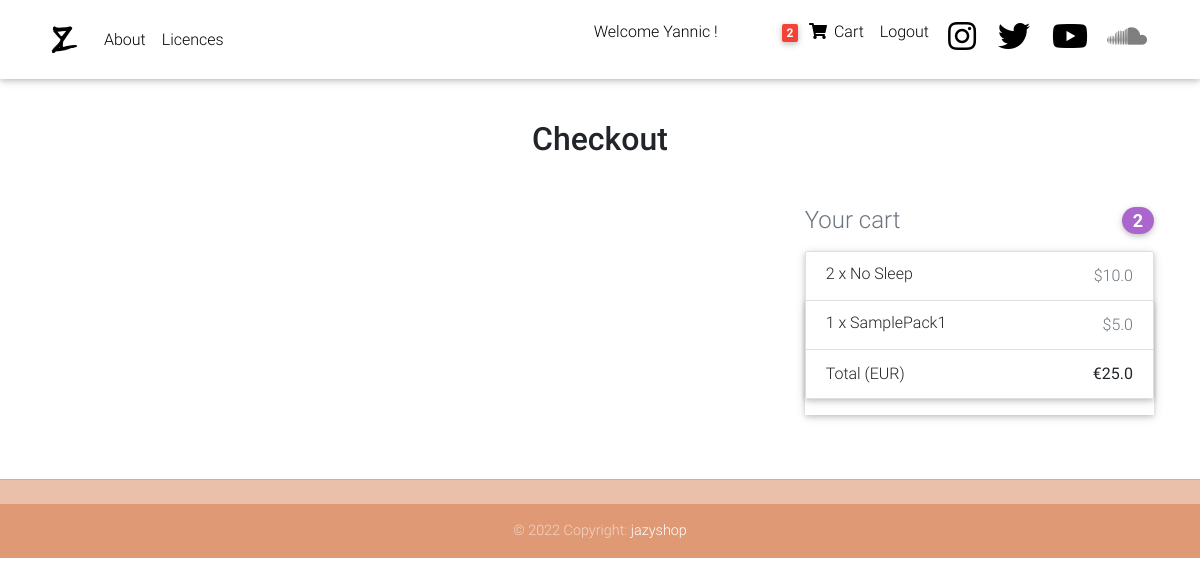
/checkout/ (signed in), run on an earlier commit of the app's database.
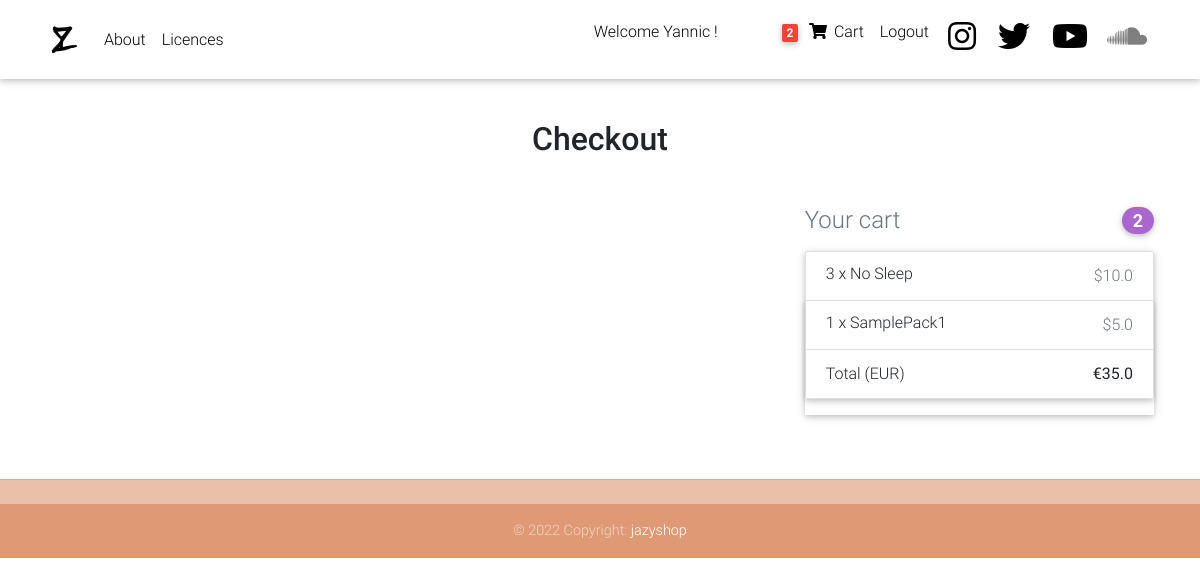
And on a later commit of the database.
### main/models.py (models this page shows, shortened)
class OrderItem(models.Model):
    user = models.ForeignKey(settings.AUTH_USER_MODEL,on_delete=models.CASCADE)
    ordered = models.BooleanField(default=False)
    item = models.ForeignKey(Item, on_delete=models.CASCADE)
    quantity = models.IntegerField(default=1)
    def get_total_item_price(self):
        return self.quantity*self.item.price
    def get_final_price(self):
        if self.item.discount_price:
            return self.get_total_discount_price()
        return self.get_total_item_price()

class Order(models.Model):
    user = models.ForeignKey(settings.AUTH_USER_MODEL,on_delete=models.CASCADE)
    items = models.ManyToManyField(OrderItem)
    start_date = models.DateTimeField(auto_now_add=True)
    ordered_date = models.DateTimeField()
    ordered = models.BooleanField(default=False)
    billing_address = models.ForeignKey("BillingAddress", on_delete=models.SET_NULL,blank=True,null=True)
    payment = models.ForeignKey("Payment",on_delete=models.SET_NULL,blank=True,null=True)
    def get_total(self):
        total = 0
        for order_item in self.items.all():
            total += order_item.get_final_price()
        return total

class Item(models.Model):
    title = models.CharField(max_length=100)
    price = models.FloatField()
    discount_price = models.FloatField(blank=True, null=True)
    description = models.TextField(blank=True, null=True)
    slug = models.SlugField(default="",blank = True, null=False, db_index=True)

### main/views.py (the view, shortened to what this page needs)
# urls.py: path("checkout/",CheckoutView.as_view(),name="checkout"),
class CheckoutView(View):
    def get(self,*args,**kwargs):
        try:
            order = Order.objects.get(user=self.request.user, ordered=False)
            form = CheckoutForm()
            context = {
                "form":form,
                "objects":order,
            }
            return render(self.request,"main/checkout-page.html",context)
        except ObjectDoesNotExist:
            messages.error(self.request,"You do not have an active order")
            return redirect("/")

### main/templatetags/cart_template_tags.py (called while the page is built)
@register.filter
def cart_item_count(user):
    if user.is_authenticated:
        qs = Order.objects.filter(user=user,ordered=False)
        if qs.exists():
            return qs[0].items.count()
    return 0

### main/templates/main/checkout-page.html (shortened to what this page needs)
{% extends "base.html"%}
{% load crispy_forms_tags %}
{% load cart_template_tags %}
{% block content%}
    <div class="container wow fadeIn mt-3 px-3">
      <h2 class="my-5 h2 text-center">Checkout</h2>
      <div class="row">
        <div class="col-md-8 mb-4">
        </div>
        <div class="col-md-4 mb-4">
          <h4 class="d-flex justify-content-between align-items-center mb-3">
            <span class="text-muted">Your cart</span>
            <span class="badge badge-secondary badge-pill">{{request.user|cart_item_count}}</span>
          </h4>
          {% for order_item in objects.items.all %}
          <ul class="list-group mb-3 z-depth-1">
            <li class="list-group-item d-flex justify-content-between lh-condensed">
              <div>
                <h6 class="my-0">{{order_item.quantity}} x {{order_item.item.title}}</h6>
              </div>
              <span class="text-muted">${{order_item.item.price}}</span>
            </li>
            {% endfor %}
            <li class="list-group-item d-flex justify-content-between">
              <span>Total (EUR)</span>
              <strong>€{{objects.get_total}}</strong>
            </li>
          </ul>
        </div>
      </div>
    </div>
{% endblock%}

What changed in the data, as far as the page shows it:
changed OrderItem "No Sleep": quantity "2" → "3"
changed through a linked row, Order: get_total "25.0" → "35.0"
